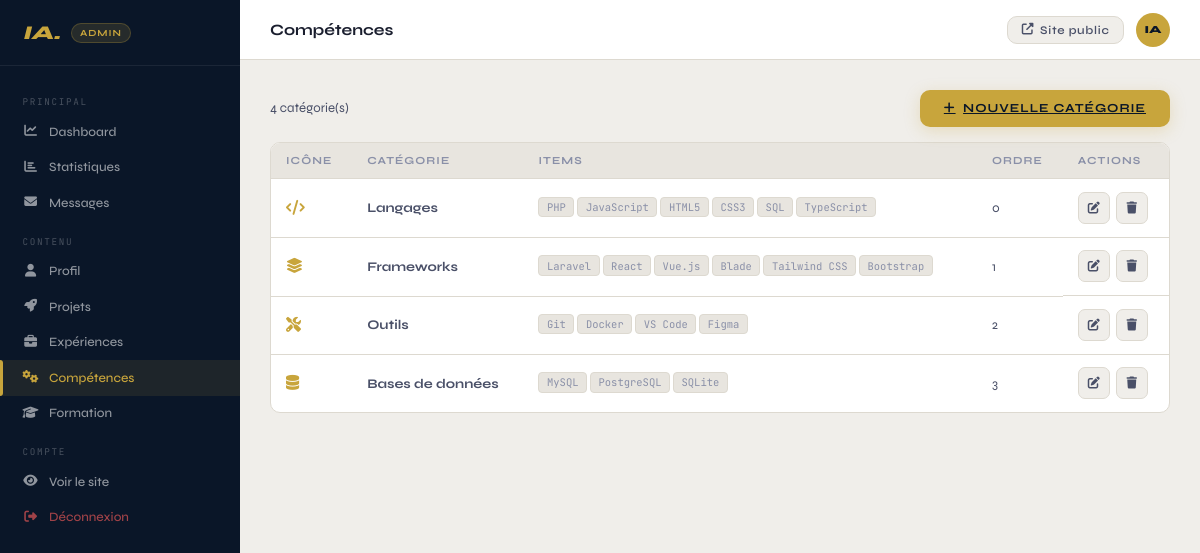
Screenshot of /admin/skills (signed in) with the database file from the repository.
### app.py (models this page shows)
class Skill(db.Model):
    id       = db.Column(db.Integer, primary_key=True)
    category = db.Column(db.String(80),  nullable=False)
    icon     = db.Column(db.String(80),  default='fas fa-code')
    items    = db.Column(db.Text,        default='[]')  # JSON list
    order    = db.Column(db.Integer,     default=0)
    def get_items(self):
        return json.loads(self.items or '[]')

### app.py (the view)
@app.route('/admin/skills')
@login_required
def admin_skills():
    skills = Skill.query.order_by(Skill.order).all()
    return render_template('admin/skills.html', skills=skills)

### app.py (called while the page is built)
@login_manager.user_loader
def load_user(user_id):
    return Admin.query.get(int(user_id))

### templates/admin/skills.html (shortened to what this page needs)
{% extends "admin/base.html" %}
{% block page_title %}Compétences{% endblock %}
{% block content %}
<div class="list-head">
  <p>{{ skills|length }} catégorie(s)</p>
  <a href="{{ url_for('admin_skill_new') }}" class="btn-submit"><i class="fas fa-plus"></i> Nouvelle catégorie</a>
</div>
<div class="table-card">
  <table class="admin-table">
    <thead><tr><th>Icône</th><th>Catégorie</th><th>Items</th><th>Ordre</th><th>Actions</th></tr></thead>
    <tbody>
      {% for s in skills %}
      <tr>
        <td><i class="{{ s.icon }} icon-preview"></i></td>
        <td><strong>{{ s.category }}</strong></td>
        <td>{% for i in s.get_items() %}<span class="tech-sm">{{ i }}</span>{% endfor %}</td>
        <td>{{ s.order }}</td>
        <td class="tbl-actions">
          <a href="{{ url_for('admin_skill_edit', sid=s.id) }}" class="tbl-btn tbl-edit"><i class="fas fa-edit"></i></a>
          <form method="POST" action="{{ url_for('admin_skill_delete', sid=s.id) }}" onsubmit="return confirm('Supprimer ?')">
            <button type="submit" class="tbl-btn tbl-del"><i class="fas fa-trash"></i></button>
          </form>
        </td>
      </tr>
      {% else %}
      <tr><td colspan="5" class="tbl-empty">Aucune compétence.</td></tr>
      {% endfor %}
    </tbody>
  </table>
</div>
{% endblock %}

### static/css/admin.css (style rules this page uses)
*, *::before, *::after { box-sizing: border-box; margin: 0; padding: 0; }
html { font-size: 15px; }
:root { --bg: #f0eeea; --bg2: #e8e5df; --surface: #ffffff; --border: #ddd9d0; --navy: #0a1628; --gold: #c8a53c; --gold-lt: #e4c76b; --gold-dim: rgba(200,165,60,.12); --text: #1a1e2e; --text2: #4a5068; --text3: #8a90a8; --red: #e05555; --green: #4caf78; --blue: #4c8eaf; --sidebar-w: 240px; --topbar-h: 60px; --radius: 10px; }
body { font-family: 'Syne', sans-serif; background: var(--bg); color: var(--text); }
.admin-body { display: flex; min-height: 100vh; }
.list-head { display: flex; align-items: center; justify-content: space-between; margin-bottom: 1rem; }
.list-head p { color: var(--text2); font-size: .88rem; }
.table-card { background: var(--surface); border: 1px solid var(--border); border-radius: var(--radius); overflow: hidden; }
.admin-table { width: 100%; border-collapse: collapse; }
.admin-table thead { background: var(--bg2); }
.admin-table th { padding: .75rem 1rem; text-align: left; font-size: .72rem; font-weight: 700; letter-spacing: .1em; text-transform: uppercase; color: var(--text3); border-bottom: 1px solid var(--border); }
.admin-table td { padding: .85rem 1rem; font-size: .88rem; color: var(--text2); border-bottom: 1px solid var(--border); vertical-align: middle; }
.admin-table tr:last-child td { border-bottom: none; }
.tech-sm { background: var(--bg2); border: 1px solid var(--border); color: var(--text3); padding: .15rem .5rem; border-radius: 4px; font-size: .7rem; font-family: 'JetBrains Mono', monospace; margin-right: .2rem; display: inline-block; margin-bottom: .15rem; }
.icon-preview { color: var(--gold); font-size: 1rem; }
.tbl-actions { display: flex; align-items: center; gap: .4rem; }
.tbl-btn { width: 32px; height: 32px; border-radius: 7px; border: 1px solid var(--border); background: var(--bg); cursor: pointer; font-size: .8rem; display: flex; align-items: center; justify-content: center; color: var(--text2); text-decoration: none; transition: .2s; }
.btn-submit { display: inline-flex; align-items: center; gap: .5rem; background: var(--gold); color: var(--navy); border: none; padding: .75rem 1.6rem; border-radius: var(--radius); font-family: 'Syne', sans-serif; font-size: .82rem; font-weight: 700; letter-spacing: .08em; text-transform: uppercase; cursor: pointer; transition: background .2s, transform .15s, box-shadow .2s; box-shadow: 0 4px 16px rgba(200,165,60,.25); }

### rows the page displays
Skill: category "Langages", get_items "PHP" "JavaScript" "HTML5" "CSS3" "SQL" "TypeScript", order "0"
Skill: category "Frameworks", get_items "Laravel" "React" "Vue.js" "Blade" "Tailwind CSS" "Bootstrap", order "1"
Skill: category "Outils", get_items "Git" "Docker" "VS Code" "Figma", order "2"
Skill: category "Bases de données", get_items "MySQL" "PostgreSQL" "SQLite", order "3"

### other values shown
{{ skills|length }} "4"
